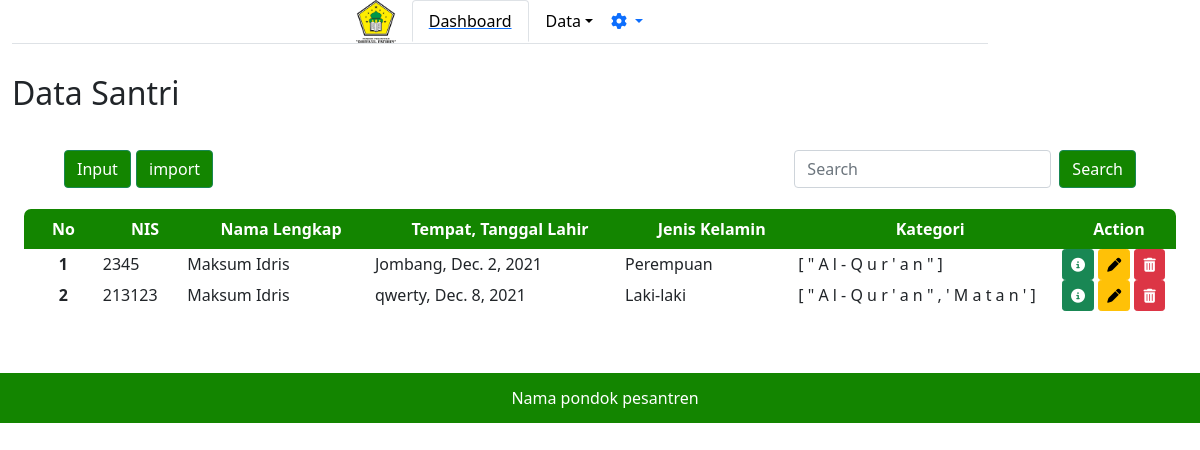
/adminpondok/datasantri/, run on an earlier commit of the app's database.
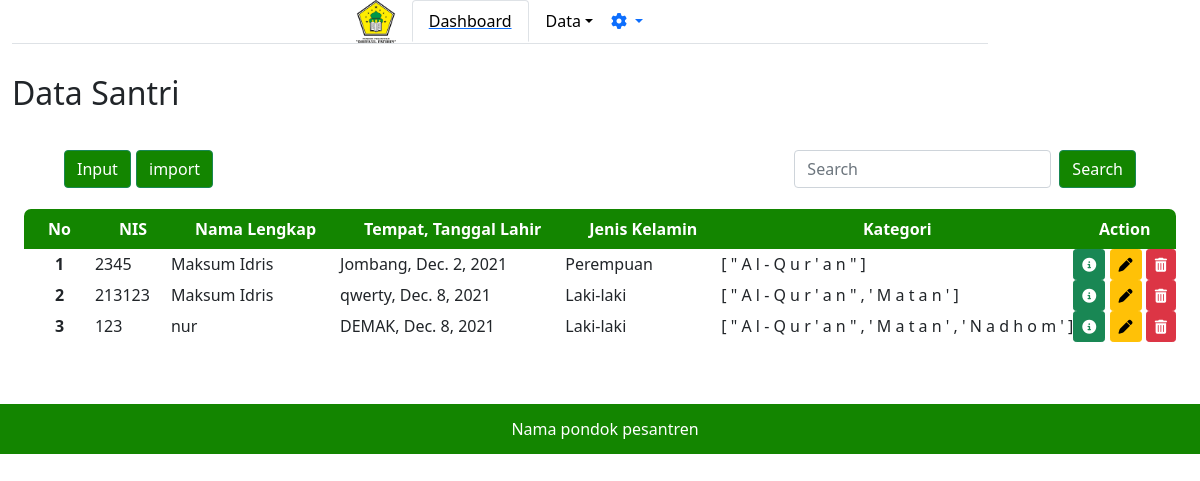
And on a later commit of the database.
### adminpondok/models.py (models this page shows, shortened)
class Santri(models.Model):
    kelamin = [
        ('Laki-Laki', 'Laki-Laki'),
        ('Perempuan', 'Perempuan'),
    ]
    Quran = 'qr'
    Matan = 'mt'
    Nadhom = 'nd'
    kategori = [
        (Quran, 'Al-Quran'),
        (Matan, 'Matan'),
        (Nadhom, 'Nadhom'),
    ]
    nis = models.IntegerField(null=False, unique=True)
    nama_santri = models.CharField(max_length=30, null=False, blank=False)
    tempat_lahir = models.CharField(max_length=20, null=False, blank=False)
    tanggal_lahir = models.DateField()
    jk = models.CharField(max_length=9, choices=kelamin,
                          default='', null=False, blank=False)
    almt = models.TextField(default='', null=False, blank=False)
    telp = models.IntegerField(null=False, blank=False)
    email = models.CharField(default='', max_length=20,
                             null=False, blank=False)
    ktgri = models.CharField(default='', choices=kategori, max_length=30)

### adminpondok/views.py (the view, shortened to what this page needs)
# urls.py: path('datasantri/', views.datasantri),
def datasantri(req):
    santri = models.Santri.objects.all()
    return render(req, 'adminpondok/datasantri.html', {
        'data': santri,
    })

### adminpondok/templates/adminpondok/datasantri.html (shortened to what this page needs)
{% extends "adminpondok/base.html" %}
{% block content %}
<h2>Data Santri</h2>
<div class="m-4">
    <nav class="navbar navbar-light bg-white">
        <div class="container-fluid">
            <a class="navbar-brand">
                <button type="button" class="btn btn-success" data-bs-toggle="modal" data-bs-target="#staticBackdrop"
                    style="background-color: #138500; display: inline-block;">
                    Input
                </button>
                <button type="button" class="btn btn-success" style="background-color: #138500;">
                    import
                </button>
            </a>
            <form class="d-flex" novalidate>
                <input class="form-control me-2" type="search" placeholder="Search" aria-label="Search">
                <button class="btn btn-success" style="background-color:#138500 ;" type="submit">Search</button>
            </form>
        </div>
    </nav>
    <div class="min-h-screen bg-white py-2">
        <div class=" row d-flex">
            <table class=' bg-white divide-y divide-gray-300 justify-content-center' style="border: green;">
                <thead class="" style="background-color: #138500; color: #FFFFFF;">
                    <tr>
                        <th class="font-semibold text-sm uppercase px-4 py-2 text-center"> No </th>
                        <th class="font-semibold text-sm uppercase px-4 py-2 text-center"> NIS </th>
                        <th class="font-semibold text-sm uppercase px-4 py-2 text-center">Nama Lengkap</th>
                        <th class="font-semibold text-sm uppercase px-4 py-2 text-center">Tempat, Tanggal Lahir</th>
                        <th class="font-semibold text-sm uppercase px-4 py-2 text-center">Jenis Kelamin</th>
                        <th class="font-semibold text-sm uppercase px-4 py-2 text-center">Kategori</th>
                        <th class="font-semibold text-sm uppercase px-4 py-2 text-center">Action</th>
                    </tr>
                </thead>
                {% for d in data %}
                <tbody class="divide-y divide-gray-200">
                    <tr>
                        <th scope="row" class="text-center">{{ forloop.counter }}</th>
                        <td>{{d.nis}}</td>
                        <td>{{d.nama_santri}}</td>
                        <td>{{d.tempat_lahir}}, {{d.tanggal_lahir}}</td>
                        <td>{{d.jk}}</td>
                        <td>{% for dt in d.ktgri %} {{dt}} {% endfor %}</td>
                        <td>
                            <a class="btn btn-sm btn-success" href="{{d.id}}/detail" data-bs-toggle="modal"
                                data-bs-target="#modaldetail"><i class="fas fa-info-circle"></i></a>
                            <a class="btn btn-sm btn-warning" href="/adminpondok/datasantri/{{d.id}}/update"><i
                                    class="fas fa-pen"></i></a>
                            <a class="btn btn-sm btn-danger" href="{{d.id}}/delete"><i class="fas fa-trash-alt"></i></a>
                        </td>
                        {% endfor %}
                    </tr>
                </tbody>
            </table>
        </div>
    </div>
</div>
</div>
</div>
{% endblock %}

### adminpondok/templates/adminpondok/base.html (shortened to what this page needs)
{% load static %}
<!DOCTYPE html>
<html lang="en">
<head>
    <link rel="stylesheet" href="path/to/font-awesome/css/font-awesome.min.css">
    <link rel="stylesheet" href="https://cdn.jsdelivr.net/npm/bootstrap@5.0.0-beta1/dist/css/bootstrap.min.css">
    <link rel="stylesheet" href="https://cdnjs.cloudflare.com/ajax/libs/twitter-bootstrap/4.5.2/css/bootstrap.css">
    <link rel="stylesheet" href="https://cdnjs.cloudflare.com/ajax/libs/font-awesome/4.7.0/css/font-awesome.min.css">
    <link rel="stylesheet" href="https://cdn.datatables.net/1.11.3/css/dataTables.bootstrap4.min.css">
    <link href="https://cdn.jsdelivr.net/npm/bootstrap@5.1.3/dist/css/bootstrap.min.css" rel="stylesheet"
>
    <link href="https://cdn.jsdelivr.net/npm/bootstrap@5.0.2/dist/css/bootstrap.min.css" rel="stylesheet"
>
    <link rel="stylesheet" href="style.css">
</head>
<body>
    <div class="container-fluid">
        <div class="row">
            <div class="col-10">
                <ul class="nav nav-tabs justify-content-center" id="myTab" role="tablist">
                    <img src="{% static 'img/ponpes.png' %}" class="logo mr-3" width="40px" alt="Pondok Pesantren">
                    <li class="nav-item" role="presentation">
                        <a href="/adminpondok">
                            <button style="color:black" class="nav-link active" id="home-tab" data-bs-toggle="tab"
                                data-bs-target="#home" type="button" role="tab" aria-controls="home"
                                aria-selected="true">Dashboard</button>
                        </a>
                    </li>
                    <li class="nav-item" role="presentation">
                        <button style="color:black" class="nav-link dropdown-toggle" id="dropdownMenuButton1"
                            data-bs-toggle="dropdown" aria-expanded="false">Data</button>
                    </li>
                    <ul class="navbar-nav" style="float: right;">
                        <li class="nav-item dropdown">
                            <a class="nav-link dropdown-toggle" href="#" id="navbarDarkDropdownMenuLink" role="button"
                                data-bs-toggle="dropdown" aria-expanded="false">
                                <i class="fas fa-cog"></i>
                            </a>
                        </li>
                    </ul>
                </ul>
            </div>
            <div class="col-1">
            </div>
        </div>
    </div>
    <main class="container-fluid">
        <div class="tab-content" id="myTabContent">
            <div class="tab-panel fade show active" id="home" role="tabpanel" aria-labelledby="home-tab">
                {% block content %}
                {% endblock %}
    </main>
    <div class="footer text-center">
        Nama pondok pesantren
    </div>
</body>
</html>

### static/css1/style.css (style rules this page uses)
* { margin: 0; padding: 0; box-sizing: border-box; }
main { width: 90vw; margin: 0 auto; padding: 30px 20px; }

### adminpondok/templates/adminpondok/base.html (style rules this page uses)
.nav-link { color: #138500; }
table tr:first-child th:first-child { border-top-left-radius: 7px; }
table tr:first-child th:last-child { border-top-right-radius: 7px; }
table tbody { overflow: auto; border-color: #138500; }
.footer { width: 100%; height: 50px; padding-left: 10px; line-height: 50px; background: #138500; color: #fff; position: relative; clear: both; bottom: 0px; }

What changed in the data, as far as the page shows it:
added Santri: nis "123", nama_santri "nur", tempat_lahir "DEMAK", tanggal_lahir "Dec. 8, 2021", jk "Laki-laki", ktgri "[" "\"" "A" "l" "-" "Q" "u" "r" "'" "a" "n" "\"" "," "'" "M" "a" "t" "a" "n" "'" "," "'" "N" "a" "d" "h" "o" "m" "'" "]"
